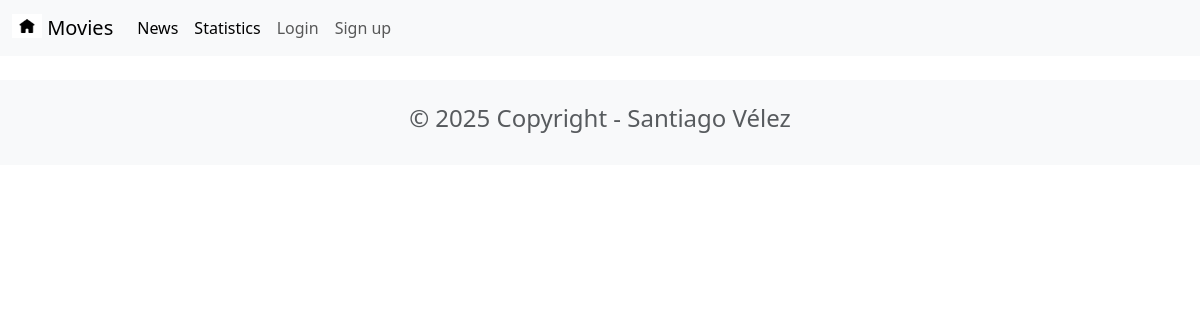
The page /news/ on the database as committed earlier.
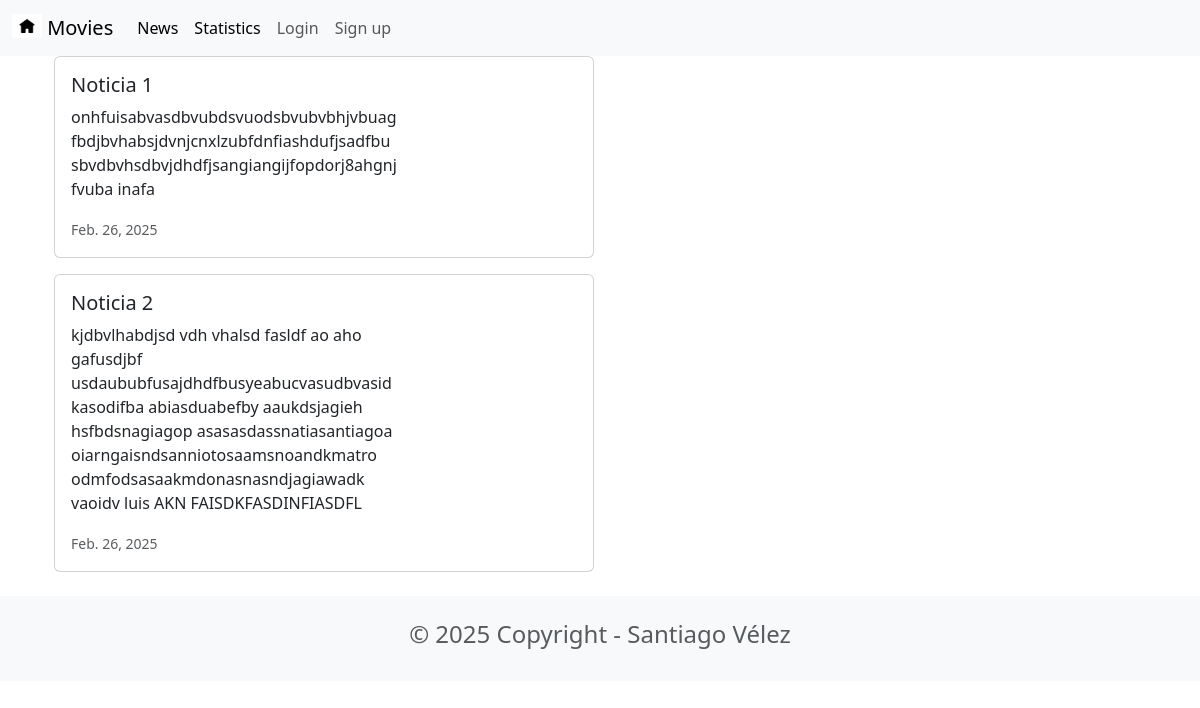
The same page on the database as committed later.
### news/models.py (models this page shows, shortened)
class News(models.Model):
    headline = models.CharField(max_length=255)
    body = models.TextField()
    date = models.DateField()

### news/views.py (the view)
# urls.py: path('news/', include('news.urls')),
def news(request):
    newss = News.objects.all().order_by('-date')
    return render(request, 'news.html', {'news':newss})

### news/templates/news.html
{% extends 'base.html' %}
{% block content %}
<body>
    <div class="container">
        {% for new in news %}
        <div class="card mb-3" style="max-width: 540px;">
            <div class="row g-0">
                <div class="col-md-8">
                    <div class="card-body">
                        <h5 class="card-title">{{ new.headline }}</h5>
                        <p class="card-text">{{ new.body }}</p>
                        <p class="card-text"><small class="text-muted">{{ new.date }}</small></p>
                    </div>
                </div>
            </div>
        </div>
        {% endfor %}
    </div>
</body>
{% endblock %}

Rows that differ between the two databases and show on the page:
added News: headline "Noticia 1", body "onhfuisabvasdbvubdsvuodsbvubvbhjvbuagfbdjbvhabsjdvnjcnxlzubfdnfiashdufjsadfbusbvdbvhsdbvjdhdfjsangiangijfopdorj8ahgnjfvuba inafa", date "Feb. 26, 2025"
added News: headline "Noticia 2", body "kjdbvlhabdjsd vdh vhalsd fasldf ao aho gafusdjbf usdaububfusajdhdfbusyeabucvasudbvasidkasodifba abiasduabefby aaukdsjagieh hsfbdsnagiagop asasasdassnatiasantiagoa oiarngaisndsanniotosaamsnoandkmatro odmfodsasaakmdonasnasndjagiawadk vaoidv luis AKN FAISDKFASDINFIASDFL", date "Feb. 26, 2025"
